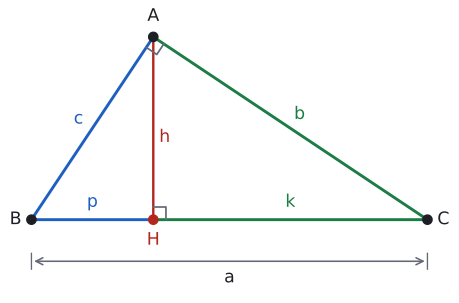

Reproduce this figure in Python.
import sys; sys.path.insert(0, "tools")
from cizim import *

# Adlandırma: kenarlar ve hipotenüs parçaları harfle.
# A'da dik açı, [AH] ⊥ [BC]. p = |BH|, k = |HC|; A noktası (p, √(p·k)) olur, böylece AB ⊥ AC kendiliğinden sağlanır.
p, k = 4, 9
E = {'c': 'c', 'b': 'b', 'h': 'h', 'p': 'p', 'k': 'k', 'a': 'a'}          # kenar etiketleri (None: yazma)
DOLGU, RENKLI_KENAR, EK = False, True, []

B = np.array([0.0, 0.0]); H = np.array([p, 0.0]); C = np.array([p + k, 0.0]); A = np.array([p, np.sqrt(p * k)])
uz = lambda P, Q: float(np.linalg.norm(P - Q))
u, v = B - A, C - A
print("AB", round(uz(A, B), 4), "AC", round(uz(A, C), 4), "AH", round(uz(A, H), 4), "BC", round(uz(B, C), 4),
      "A açısı", round(float(np.degrees(np.arccos(np.dot(u, v) / uz(A, B) / uz(A, C)))), 4))

s = (p + k) / 10
G = (A + B + C) / 3
def kenar(P, Q, metin, renk=YAZI, d=0.42):
    M = (P + Q) / 2; t = (Q - P) / uz(P, Q); n = np.array([-t[1], t[0]])
    if np.dot(n, M - G) < 0: n = -n
    ax.text(*(M + d * s * n), metin, ha="center", va="center", color=renk, fontsize=13)
def dik(K, P, Q, r=0.32):
    a_ = (P - K) / uz(P, K) * r * s; b_ = (Q - K) / uz(Q, K) * r * s
    ax.plot(*zip(K + a_, K + a_ + b_, K + b_), color=SOLUK, lw=1.3)

x0, x1 = -0.6 * s, p + k + 0.6 * s
y0, y1 = (-1.9 if E.get("a") else -1.0) * s, A[1] + 0.6 * s
fig, ax = sekil(6, max(2.2, 6 * (y1 - y0) / (x1 - x0)))
ax.set_aspect("equal"); ax.axis("off")
if DOLGU:
    ax.add_patch(patches.Polygon([A, B, H], closed=True, facecolor=YESIL_ACIK, edgecolor="none"))
    ax.add_patch(patches.Polygon([A, H, C], closed=True, facecolor=SARI_ACIK, edgecolor="none"))
rc, rb = (MAVI, YESIL) if RENKLI_KENAR else (YAZI, YAZI)
ax.plot(*zip(A, B), color=rc); ax.plot(*zip(B, H), color=rc)
ax.plot(*zip(A, C), color=rb); ax.plot(*zip(H, C), color=rb)
ax.plot(*zip(A, H), color=KIRMIZI, lw=1.8)
dik(H, A, C); dik(A, B, C)
nokta(ax, *A, ""); nokta(ax, *B, ""); nokta(ax, *C, ""); nokta(ax, *H, "", renk=KIRMIZI)
ax.text(A[0], A[1] + 0.3 * s, "A", ha="center", va="bottom", fontsize=13)
ax.text(B[0] - 0.25 * s, 0, "B", ha="right", va="center", fontsize=13)
ax.text(C[0] + 0.25 * s, 0, "C", ha="left", va="center", fontsize=13)
ax.text(H[0], -0.3 * s, "H", ha="center", va="top", fontsize=13, color=KIRMIZI)
if E.get("c"): kenar(A, B, E["c"], rc)
if E.get("b"): kenar(A, C, E["b"], rb)
if E.get("h"):
    sag = k >= p
    ax.text(p + (0.15 if sag else -0.15) * s, A[1] * 0.45, E["h"], ha="left" if sag else "right", va="center", color=KIRMIZI, fontsize=13)
if E.get("p"): ax.text(p / 2, 0.22 * s, E["p"], ha="center", va="bottom", color=rc, fontsize=13)
if E.get("k"): ax.text(p + k / 2, 0.22 * s, E["k"], ha="center", va="bottom", color=rb, fontsize=13)
if E.get("a"):
    ax.annotate("", xy=(p + k, -1.05 * s), xytext=(0, -1.05 * s), arrowprops=dict(arrowstyle="<->", color=SOLUK, lw=1.2))
    for x in (0, p + k): ax.plot([x, x], [-0.85 * s, -1.25 * s], color=SOLUK, lw=1)
    ax.text((p + k) / 2, -1.25 * s, E["a"], ha="center", va="top", fontsize=13)
for (fx, fy, metin, renk) in EK:
    ax.text(fx, fy, metin, ha="center", va="center", color=eval(renk), fontsize=12)
ax.set_xlim(x0, x1); ax.set_ylim(y0, y1)
kaydet(fig, __file__)
